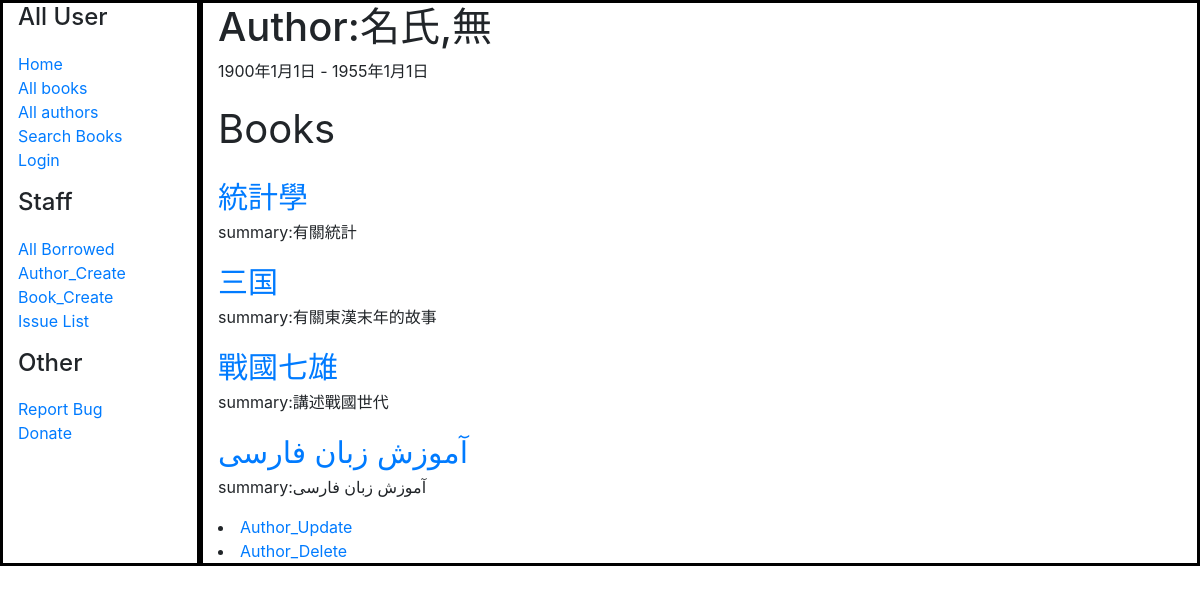
/catalog/author/2, run on the app's committed database.
### catalog/models.py (models this page shows, shortened)
class Author(models.Model):
    first_name = models.CharField(max_length=100)
    last_name = models.CharField(max_length=100)
    date_of_birth = models.DateField(null=True, blank=True)
    date_of_death = models.DateField('Died', null=True, blank=True)
    class Meta:
        ordering = ['last_name', 'first_name']

class Book(models.Model):
    title = models.CharField(max_length=200)
    author = models.ForeignKey('Author', on_delete=models.SET_NULL, null=True)
    summary = models.TextField(max_length=1000, help_text='Enter a brief description of the book')
    isbn = models.CharField('ISBN', max_length=13, help_text='13 Character <a href="https://www.isbn-international.org/content/what-isbn">ISBN number</a>')
    genre = models.ManyToManyField(Genre, help_text='Select a genre for this book')
    language=models.ForeignKey('Language', on_delete=models.SET_NULL, null=True)
    def get_absolute_url(self):
        return reverse('book-detail', args=[str(self.id)])
    def display_genre(self):
        """Create a string for the Genre. This is required to display genre in Admin."""
        return ', '.join(genre.name for genre in self.genre.all()[:3])
    display_genre.short_description = 'Genre'

### catalog/views.py (the view)
# urls.py: path('author/<int:pk>', views.AuthorDetailView.as_view(), name='author-detail'),
class AuthorDetailView(generic.DetailView):
    model = Author
    template_name = 'author_detail.html'
    def get_context_data(self, **kwargs):
        context = super().get_context_data(**kwargs)
        author = self.get_object()
        books = Book.objects.filter(author=author)
        context['books'] = books
        return context
    '''
    def book_detail_view(request, primary_key):
        author = author.objects.get(pk=primary_key)
        book=book.objects.get(pk=primary_key)
        return render(request, 'book_detail.html', context={'author': author,"book":book})'''

### catalog/templates/author_detail.html
{% extends "base_generic.html" %}
{% block content %}
  <h1>Author:{{author.last_name}},{{ author.first_name }}</h1>
  <p>
    {{ author.date_of_birth }} -
    {% if author.date_of_death %}
        {{ author.date_of_death }}
    {% endif %}
    <p style="font-size: 40px;">Books</p>
    {% for book in books %}
      <a href="{{ book.get_absolute_url }}" style="font-size: 30px;">{{ book.title }}</a>
      <p>summary:{{ book.summary}}</p>
    {% endfor %}
</p>
<lu>
  <li><a href="{% url 'author_update' author.id %}">Author_Update</a></li>
  <li><a href="{% url 'author_delete' author.id %}">Author_Delete</a></li>
</lu>
{% endblock %}

### data on the page
Author: last_name "名氏", first_name "無", date_of_birth "1900年1月1日", date_of_death "1955年1月1日"
Book: title "統計學", summary "有關統計"
Book: title "三国", summary "有關東漢末年的故事"
Book: title "戰國七雄", summary "講述戰國世代"
Book: title "آموزش زبان فارسی", summary "آموزش زبان فارسی"
